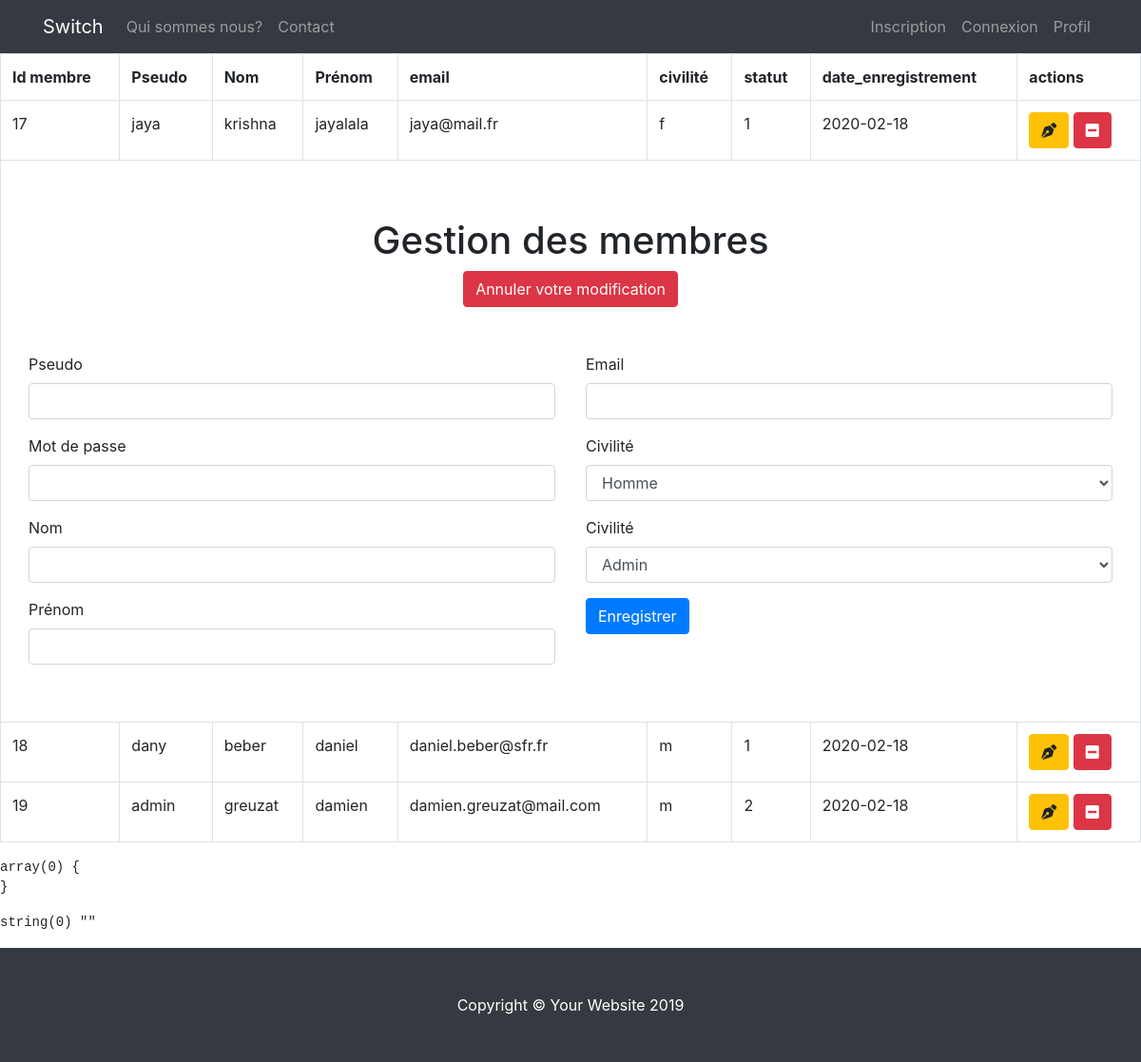
The app's page /admin/gestion_membres.php?action=modifier&id_membre=17 with its own data.
### tables this page shows
CREATE TABLE IF NOT EXISTS `membre` (
  `id_membre` int(3) NOT NULL AUTO_INCREMENT,
  `pseudo` varchar(20) NOT NULL,
  `mdp` varchar(60) NOT NULL,
  `nom` varchar(20) NOT NULL,
  `prenom` varchar(20) NOT NULL,
  `email` varchar(50) NOT NULL,
  `civilite` enum('m','f') NOT NULL,
  `statut` int(1) NOT NULL,
  `date_enregistrement` date NOT NULL,
  PRIMARY KEY (`id_membre`)
);

### admin/gestion_membres.php (the view, shortened to what this page needs)
<?php
include '../inc/init.inc.php';
include '../inc/fonction.inc.php';
include '../inc/header.inc.php';
include '../inc/nav.inc.php';
$liste_membre = $pdo->query("SELECT * FROM membre");
echo '<div class="table-responsive">';
echo '<table class="table table-bordered">';
echo '<tr>';
echo '<th>Id membre</th>';
echo '<th>Pseudo</th>';
echo '<th>Nom</th>';
echo '<th>Prénom</th>';
echo '<th>email</th>';
echo '<th>civilité</th>';
echo '<th>statut</th>';
echo '<th>date_enregistrement</th>';
echo '<th>actions</th>';
echo '</tr>';
while($membre = $liste_membre->fetch(PDO::FETCH_ASSOC)) {
    echo '<tr>';
    echo '<td>' . $membre['id_membre'] . '</td>';
    echo '<td>' . $membre['pseudo'] . '</td>';
    echo '<td>' . $membre['nom'] . '</td>';
    echo '<td>' . $membre['prenom'] . '</td>';
    echo '<td>' . $membre['email'] . '</td>';
    echo '<td>' . $membre['civilite'] . '</td>';
    echo '<td>' . $membre['statut'] . '</td>';
    echo '<td>' . $membre['date_enregistrement'] . '</td>';
    echo '<td>
              <a href="?action=modifier&id_membre=' . $membre['id_membre'] . '" class="btn btn-warning"><i class="fas fa-pen-nib"></i></a>
              <a href="?action=supprimer&id_membre=' . $membre['id_membre'] . '" class="btn btn-danger" onclick="return(confirm(\'Etes-vous sûr ?\'))"><i class="fas fa-minus-square"></i></a>
          </td>';
    echo '</tr>';
    if (isset($_GET['action']) && $_GET['action'] == 'modifier' && isset($_GET['id_membre']) && $_GET['id_membre'] == $membre['id_membre']) {
        ?>
        <tr>
            <td colspan="9">
                <form action="" method="POST">
                    <h1 class="text-center pt-5">Gestion des membres</h1>
                    <p class="text-center"><a href="?action=annuler" class="btn btn-danger">Annuler votre modification</a></p>
                    <div class="row p-3">
                        <div class="col-6 p-3">
                            <div class="form-group">
                                <label for="pseudo">Pseudo</label>
                                <input type="text" id="pseudo" name="pseudo" class="form-control">
                            </div>
                            <div class="form-group">
                                <label for="mdp">Mot de passe</label>
                                <input type="password" id="mdp" name="mdp" class="form-control">
                            </div>
                            <div class="form-group">
                                <label for="nom">Nom</label>
                                <input type="text" id="nom" name="nom" class="form-control">
                            </div>
                            <div class="form-group">
                                <label for="prenom">Prénom</label>
                                <input type="text" id="prenom" name="prenom" class="form-control">
                            </div>
                        </div>
                        <div class="col-6 p-3">
                            <div class="form-group">
                                <label for="email">Email</label>
                                <input type="email" id="email" name="email" class="form-control">
                            </div>
                            <div class="form-group">
                                <label for="civilite">Civilité</label>
                                <select name="civilite" id="civilite" class="form-control">
                                    <option>Homme</option>
                                </select>
                            </div>
                            <div class="form-group">
                                <label for="statut">Civilité</label>
                                <select name="statut" id="statut" class="form-control">
                                    <option>Admin</option>
                                </select>
                            </div>
                            <div class="form-group">
                                <button type="submit" name="enregistrement" id="enregistrement"
                                        class="btn btn-primary"> Enregistrer </button>
                            </div>
                        </div>
                    </div>
                </form>
            </td>
        </tr>
        <?php
    }
}
echo '</table>';
echo '</div>';
    ?>
    <?php
include '../inc/footer.inc.php';

### css/style.css (style rules this page uses)
body { padding-top: 56px; }

### records on screen
membre: id_membre "17", pseudo "jaya", nom "krishna", prenom "jayalala", email "jaya@mail.fr", civilite "f", statut "1", date_enregistrement "2020-02-18"
membre: id_membre "18", pseudo "dany", nom "beber", prenom "daniel", email "daniel.beber@sfr.fr", civilite "m", statut "1", date_enregistrement "2020-02-18"
membre: id_membre "19", pseudo "admin", nom "greuzat", prenom "damien", email "damien.greuzat@mail.com", civilite "m", statut "2", date_enregistrement "2020-02-18"
